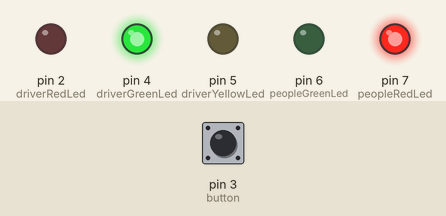
This sketch was run on a simulated Arduino Uno, built with avr-gcc and run on an emulated ATmega328P. On the bench: output pins drawn as LEDs (lit = HIGH). The test bench sets the inputs (shaded band); at power-on: pin 3 (button) LOW.

Above: at 1.2 s.
1.3 s: pin 3 (button) pulled HIGH for 0.15 s
At 1.8 s:
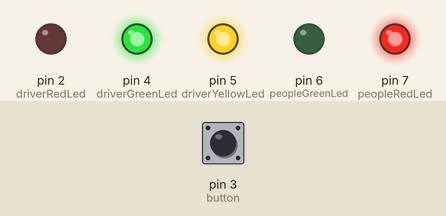
At 4.5 s:
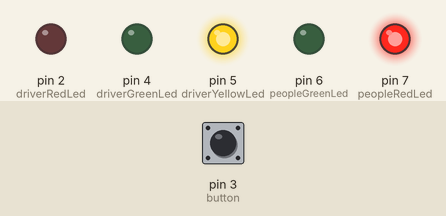
Timing chart, 0 to 15.8 s (numbered marks = the images above; inputs shaded):
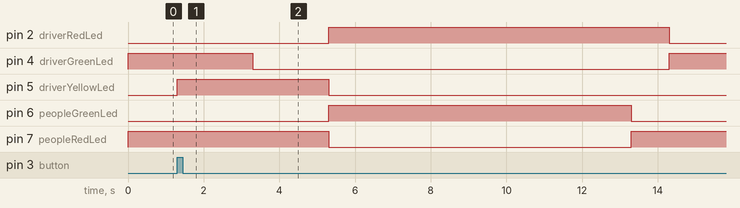

Measured:
- after the input at 1.3 s, pin 2 (driverRedLed): LOW → HIGH after 4.0 s, → LOW 9.0 s later; pin 4 (driverGreenLed): HIGH → LOW after 2.0 s, → HIGH 11.0 s later; pin 5 (driverYellowLed): LOW → HIGH at once, → LOW 4.0 s later; pin 6 (peopleGreenLed): LOW → HIGH after 4.0 s, → LOW 8.0 s later; pin 7 (peopleRedLed): HIGH → LOW after 4.0 s, → HIGH 8.0 s later

The sketch:

light_led_with_button.ino
```cpp
// Pin 3: input for reading the Button
// Pin 2: output for controlling the LED
int buttonValue = 0;

int delayBeforeTurningRed = 2000;
int timeForGreenLight = 8000;
int delayBeforeTurningGreenOff = 2000;

int button = 3;

int driverYellowLed = 5;
int driverGreenLed = 4;
int driverRedLed = 2;

int differenceBetweenPeopleAndDrivers = 1000;

int peopleGreenLed = 6;
int peopleRedLed = 7;


void setup() {

  pinMode(button, INPUT);
  pinMode(driverRedLed, OUTPUT);
  pinMode(driverGreenLed, OUTPUT);
  pinMode(driverYellowLed, OUTPUT);
  pinMode(peopleRedLed, OUTPUT);
  pinMode(peopleGreenLed, OUTPUT);
}

void buttonPressed() {
    digitalWrite(driverYellowLed, HIGH);

    delay(delayBeforeTurningGreenOff);

    digitalWrite(driverGreenLed,LOW);

    delay(delayBeforeTurningRed);

    turnGreenDrivers();

    digitalWrite(peopleRedLed,LOW);
    digitalWrite(peopleGreenLed, HIGH);

    delay(timeForGreenLight);

    digitalWrite(peopleGreenLed, LOW);
    digitalWrite(peopleRedLed, HIGH);

    delay(differenceBetweenPeopleAndDrivers);

    digitalWrite(driverRedLed, LOW);
}

void turnGreenDrivers() {
    digitalWrite(driverYellowLed, LOW);
    digitalWrite(driverGreenLed, LOW);
    digitalWrite(driverRedLed, HIGH);
}


void loop() {
  buttonValue = digitalRead(button); // read the value gathered by the button pin
  digitalWrite(driverGreenLed, HIGH);
  digitalWrite(peopleRedLed, HIGH);

  if( buttonValue != 0) {
    buttonPressed();
  } else {
    digitalWrite(driverGreenLed, HIGH);
    digitalWrite(peopleRedLed, HIGH);
  }

}
```
